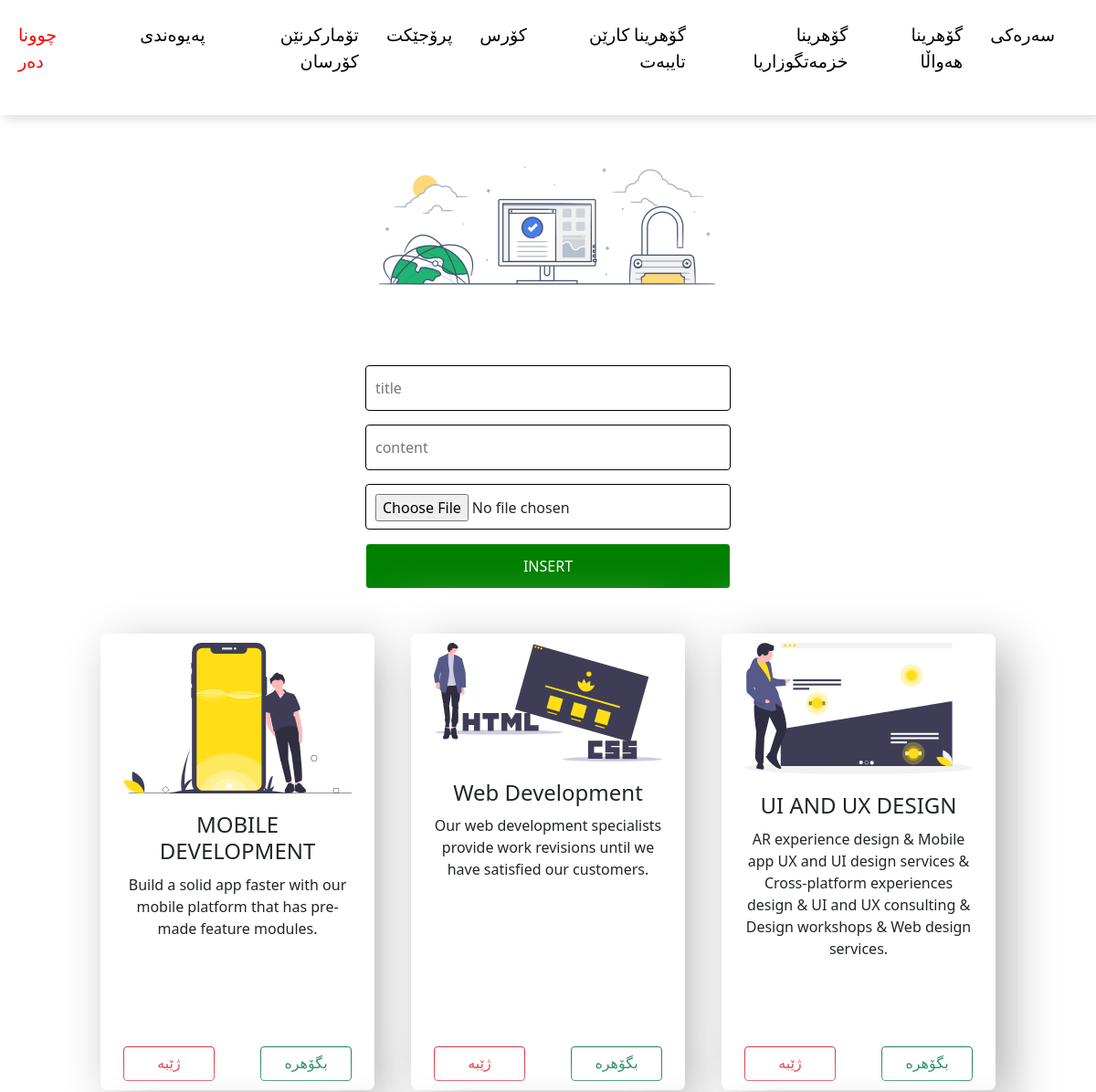
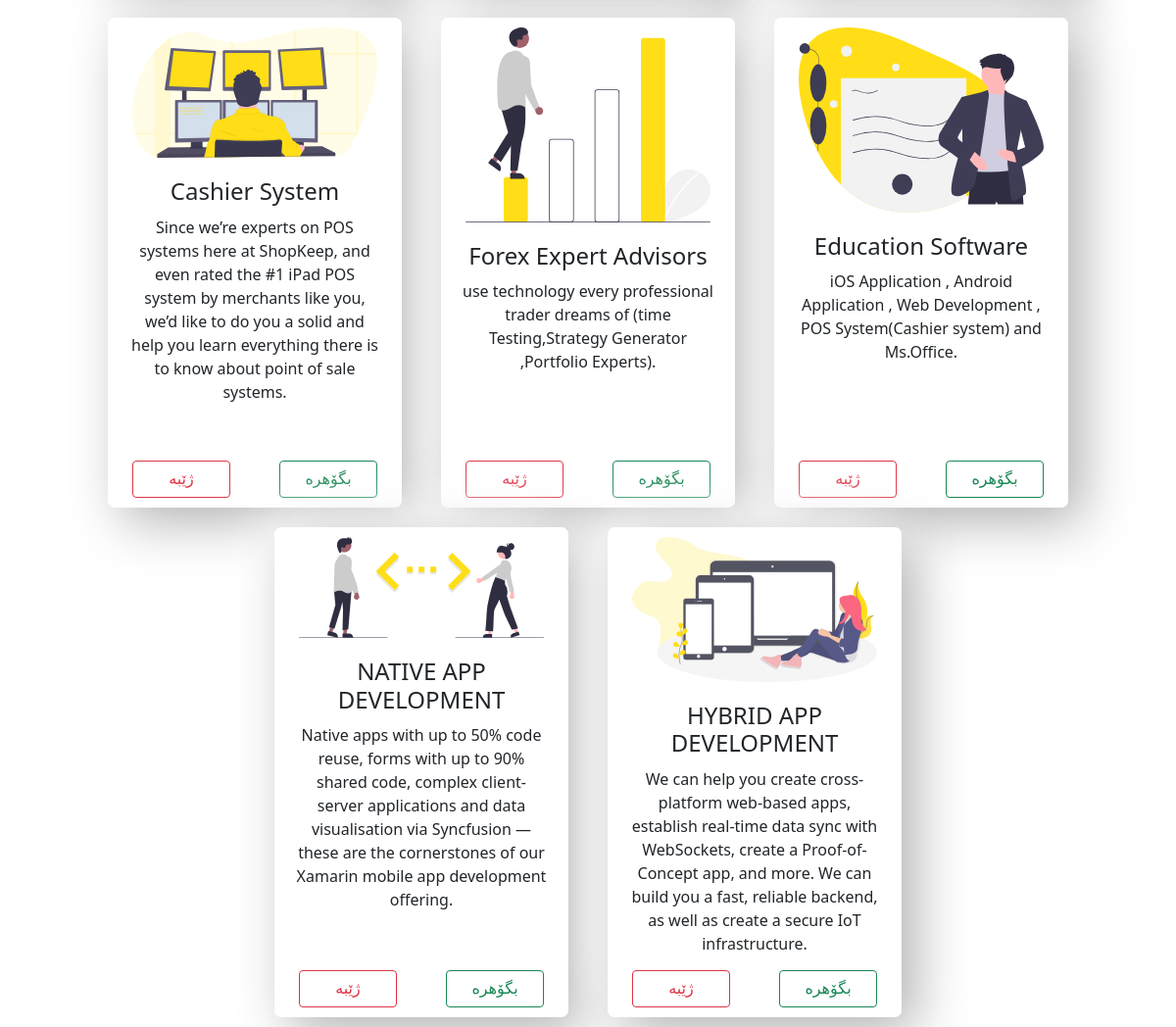
The app's page /admin/edit_service.php (signed in) with its own data (2 pictures, top to bottom).
### admin/edit_service.php (the view, shortened to what this page needs)
<?php include 'includes/nav.php' ?>
<center>
	<div class="edit">
		<img src="assets/img/service.gif">
		<form method="POST" action="modal/edit_service.inc.php" enctype="multipart/form-data">
	        <input type="text" name="title" placeholder="title">
	    	<br>
	    	<input type="text" name="content" placeholder="content">
	    	<br>
	    	<input type="file" name="file" accept="image/*">
	    	<br>
	    	<button name="submit">INSERT</button>
	    </form>
	</div>
	<br>
	<div class="service-card">
		<?php
		$query = mysqli_query($db , "SELECT * FROM `our-service`");
		while($row = mysqli_fetch_assoc($query)){ ?>
			<div class="our-card">
				<center>
					<img src="../assets/img/<?php echo $row['images']; ?>">
					<h1><?php echo $row['title']; ?></h1>
					<p><?php echo $row['content']; ?></p>
					<div class="card-buttons">
						<a href="modal/edit_service.inc.php?delete=<?php echo $row['id'];?>"><button type="button" class="btn btn-outline-danger">ژێبە</button></a>
						<button type="button" class="btn btn-outline-success" data-bs-toggle="modal" data-bs-target="#edit<?php echo $row['id'];?>">بگۆهرە</button>
					</div>
				</center>
			</div>
		<?php } ?>
	</div>
</center>

### admin/assets/css/admin.css (style rules this page uses)
* { padding: 0; margin: 0; }
html { scroll-behavior: smooth; }
body { margin: 0; padding: 0; height: 100%; width: 100%; }
.edit img { margin-top: 100px; width: 400px; }
.edit input { margin-bottom: 15px; width: 400px; height: 50px; border: 1px solid black; border-radius: 4px; padding: 10px; font-size: 16px; }
.edit button { margin-bottom: 15px; width: 400px; height: 50px; border: 1px solid white; border-radius: 4px; background-color: green; padding: 10px; font-size: 16px; color: white; }
.service-card { width: 100%; display: flex; flex-wrap: wrap; justify-content: center; align-items: center; }
.our-card { width: 300px; height: 500px; border-radius: 7px; background: #ffffff; box-shadow: 15px 15px 53px #b3b3b3, -15px -15px 53px #ffffff; margin: 10px 20px; position: relative; }
.our-card img { width: 250px; margin: 10px 10px; }
.our-card h1 { font-size: 24px; margin: 10px 20px; }
.our-card p { margin: 10px 20px; }
.card-buttons { display: flex; flex-wrap: wrap; justify-content: center; align-items: center; position: absolute; bottom: 0; }
.card-buttons button { width: 100px; font-family: "shasenem-kurd"; margin: 10px 25px; }

### records on screen
our-service: images (picture), title "MOBILE DEVELOPMENT", content "Build a solid app faster with our mobile platform that has pre-made feature modules."
our-service: images (picture), title "Web Development", content "Our web development specialists provide work revisions until we have satisfied our customers."
our-service: images (picture), title "UI AND UX DESIGN", content "AR experience design & Mobile app UX and UI design services & Cross-platform experiences design & UI and UX consulting & Design workshops & Web design services."
our-service: images (picture), title "Cashier System", content "Since we’re experts on POS systems here at ShopKeep, and even rated the #1 iPad POS system by merchants like you, we’d like to do you a solid and help you learn everything there is to know about point of sale systems."
our-service: images (picture), title "Forex Expert Advisors", content "use technology every professional trader dreams of (time Testing,Strategy Generator ,Portfolio Experts)."
our-service: images (picture), title "Education Software", content "iOS Application , Android Application , Web Development , POS System(Cashier system) and Ms.Office."
our-service: images (picture), title "NATIVE APP DEVELOPMENT", content "Native apps with up to 50% code reuse, forms with up to 90% shared code, complex client-server applications and data visualisation via Syncfusion — these are the cornerstones of our Xamarin mobile app development offering."
our-service: images (picture), title "HYBRID APP DEVELOPMENT", content "We can help you create cross-platform web-based apps, establish real-time data sync with WebSockets, create a Proof-of-Concept app, and more. We can build you a fast, reliable backend, as well as create a secure IoT infrastructure."
